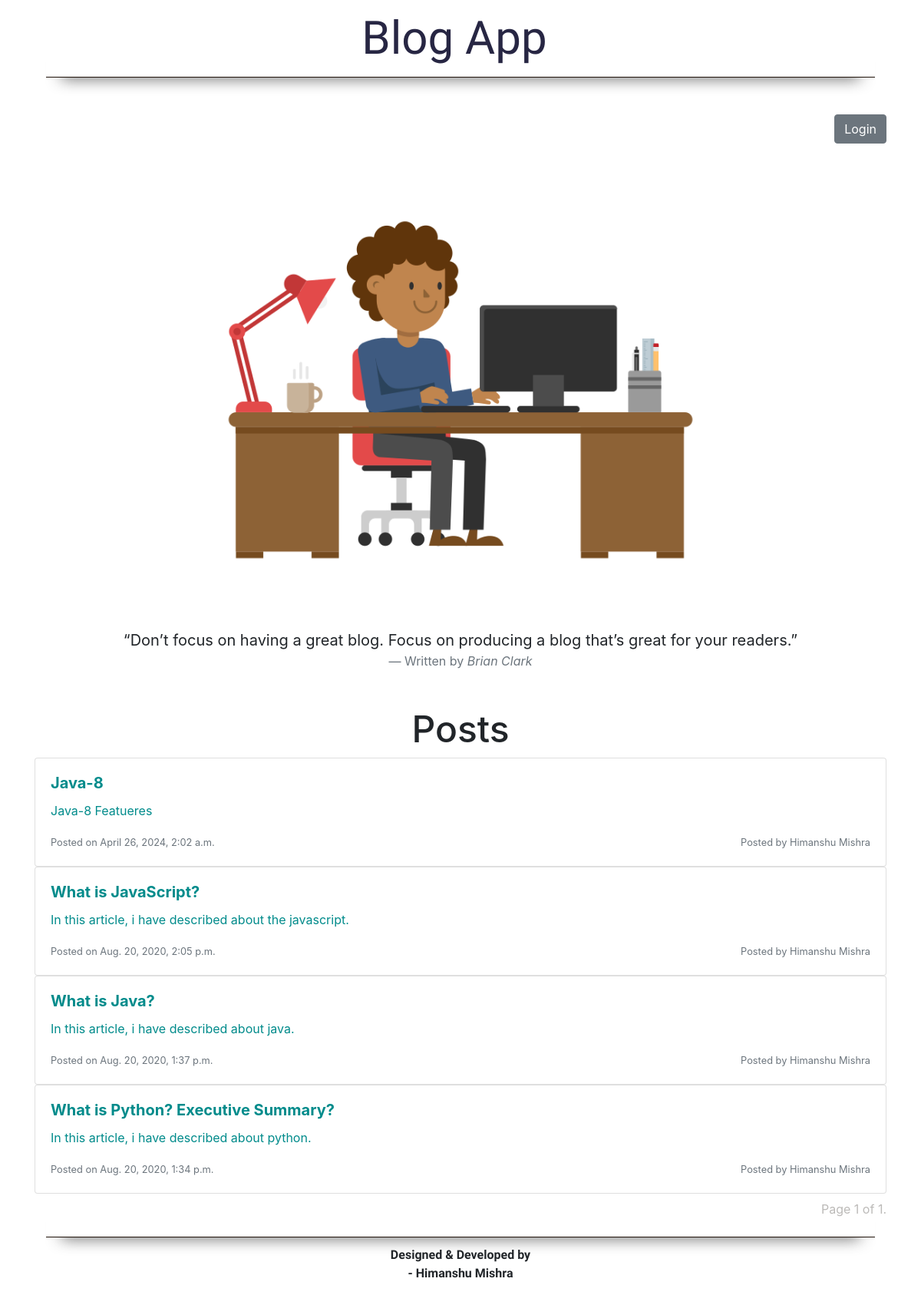
The page / on the database its author committed.
### blogApplication/models.py (models this page shows, shortened)
class Blog(models.Model):
    author = models.ForeignKey(Author, on_delete=models.CASCADE)
    title = models.CharField(max_length=350, blank=False, null=False)
    excerpt = models.CharField(max_length=1000)
    blog = models.CharField(max_length=10000)
    blogDateTime = models.DateTimeField(auto_now=True, auto_created=True)

class Author(models.Model):
    username = models.CharField(max_length=50, primary_key=True, blank=False, null=False, unique=True)
    fullname = models.CharField(max_length=250, blank=False, null=False)
    emailId = models.EmailField(max_length=250, blank=False, null=False, unique=True)
    bio = models.CharField(max_length=500, blank=True, null=True)
    password = models.CharField(max_length=75, blank=False, null=False)

### blogApplication/views.py (the view)
# urls.py: path('', index, name="IndexPage"),
def index(request):
    all_blogs = Blog.objects.all().order_by('-blogDateTime')
    paginator = Paginator(all_blogs, 4)
    page_number = request.GET.get('page')
    page_object = paginator.get_page(page_number)
    return render(request, 'blogApplication/index.html', context={'title': "Landing Page", 'blogs': page_object, 'name': request.user.username})

### blogApplication/templates/blogApplication/index.html (shortened to what this page needs)
{% extends 'blogApplication base/base.html' %}
{% load static %}
{% block content %}
        <div class="container mt-5"  id="main_section">
        <div class="row text-right">
            <div class="col">
                {% if request.user.is_authenticated %}
                    <div class="btn-group">
                      <button class="btn btn-secondary btn-md dropdown-toggle" id="user_dropdown" type="button" data-toggle="dropdown" aria-haspopup="true" aria-expanded="false">
                        {{ name }}
                      </button>
                      <div class="dropdown-menu" id="dropdown">
                        <a class="dropdown-item" href="{% url 'IndexPage' %}">Home</a>
                          <a class="dropdown-item" href="{% url 'homePage' %}">My Posts</a>
                        <a class="dropdown-item" href="{% url 'profilePage' %}">Profile</a>
                        <a class="dropdown-item" href="{% url 'settingAuthor' %}">Settings</a>
                          <a class="dropdown-item" href="{% url 'writeBlogPage' %}">Write Blog</a>
                        <div class="dropdown-divider"></div>
                        <a class="dropdown-item" href="{% url 'logoutPage' %}">Logout</a>
                      </div>
                    </div>
                {% else %}
                    <div class="btn-group">
                      <a href="{% url 'loginPage' %}">
                          <button class="btn btn-secondary btn-md " type="button">
                            Login
                          </button>
                      </a>
                    </div>
                {% endif %}
            </div>
        </div>
    </div>
    <div class="container mt-2" id="main_section">
    <div class="row">
      <div class="col">
        <img src="{% static 'images/main_section_image.png' %}" class="img-fluid">
      </div>
    </div>
    <div class="row">
      <div class="col">
        <blockquote class="blockquote text-center">
          <p class="mb-0">“Don’t focus on having a great blog. Focus on producing a blog that’s great for your readers.”</p>
          <footer class="blockquote-footer">Written by <cite title="Source Title">Brian Clark</cite></footer>
        </blockquote>
      </div>
    </div>
  </div>
    <div class="container mt-2" id="posts_section">
      <div class="row">
        <div class="col text-center mt-4">
          <h2>Posts</h2>
        </div>
      </div>
        {% if blogs %}
        {% for blog in blogs %}
        <div class="row">
            <div class="col">
                <div class="card">
                    <div class="card-body">
                        <a href="post/{{ blog.id }}">
                      <h5 class="card-title" style="font-weight: bolder">{{ blog.title }}</h5>
                      <p class="card-text">{{ blog.excerpt }}</p>
                      <div class="row">
                        <div class="col-6">
                          <p class="card-text"><small class="text-muted">Posted on {{ blog.blogDateTime }}</small></p>
                        </div>
                        <div class="col-6">
                          <p class="card-text text-right"><small class="text-muted">Posted by {{ blog.author.fullname }}</small></p>
                        </div>
                      </div>
                        </a>
                    </div>
                  </div>
            </div>
        </div>
        {% endfor %}
            {% else %}
            <div class="row text-center mt-5">
                <div class="col">
                    <h1 style="font-size: 20px">No Post yet.</h1>
                </div>
            </div>
        {% endif %}
      <div class="row mt-2">
        <div class="col">
          <nav aria-label="Page navigation example">
           <div class="pagination" style="float: right !important;color: #bcbab8 !important;">
                <span class="step-links">
                    <span class="current">
                        Page {{ blogs.number }} of {{ blogs.paginator.num_pages }}.
                    </span>
                </span>
           </div>
          </nav>
        </div>
      </div>
    </div>
{% endblock content %}

### templates/blogApplication base/base.html (shortened to what this page needs)
{% load static %}
<!DOCTYPE html>
<html lang="en">
<head>
    <link rel="stylesheet" href="https://stackpath.bootstrapcdn.com/bootstrap/4.5.2/css/bootstrap.min.css"
>
    <link rel="stylesheet" type="text/css" href="{% static 'css/index.css' %}">
</head>
<body>
  <div class="container-fluid text-center">
    <div class="row">
      <div class="col">
          <a href="{% url 'IndexPage' %}" style="text-decoration: none !important;"><h1 class="navbar-brand mb-0 h1" id="brand">Blog App</h1></a>
      </div>
    </div>
  </div>
  <hr>
    {% block content %}
    {% endblock content %}
    <br>
    <hr>
  <div class="container">
      <div class="row text-center">
        <div class="col">
          <span style="font-weight: 800;font-family: 'Alata', sans-serif;" class="designed">Designed & Developed by</span>
          <p style="font-family: 'Bad Script', cursive;font-weight: 800;" class="designed">- Himanshu Mishra</p>
        </div>
      </div>
  </div>
</body>
</html>

### static/css/index.css (style rules this page uses)
body { background-color: #ffffff; }
#brand { font-family: 'Grenze Gotisch',cursive; color: #272643; }
hr { border: none; height: 20px; width: 90%; height: 50px; margin-top: 0; border-bottom: 1px solid #1f1209; box-shadow: 0 20px 20px -20px #333; margin: -50px auto 10px; }
@media only screen and (min-width: 720px) { #brand { font-size: 5vw; } }
@media only screen and (max-width: 1440px) { h2 { font-size: 4vw; } }
a { text-decoration: none !important; color: darkcyan; }

### rows shown on the page
Blog: title "Java-8", excerpt "Java-8 Featueres", blogDateTime "April 26, 2024, 2:02 a.m.", author.fullname "Himanshu Mishra"
Blog: title "What is JavaScript?", excerpt "In this article, i have described about the javascript.", blogDateTime "Aug. 20, 2020, 2:05 p.m.", author.fullname "Himanshu Mishra"
Blog: title "What is Java?", excerpt "In this article, i have described about java.", blogDateTime "Aug. 20, 2020, 1:37 p.m.", author.fullname "Himanshu Mishra"
Blog: title "What is Python? Executive Summary?", excerpt "In this article, i have described about python.", blogDateTime "Aug. 20, 2020, 1:34 p.m.", author.fullname "Himanshu Mishra"

### other values the page prints
{{ blogs.number }} "1"
{{ blogs.paginator.num_pages }} "1"
